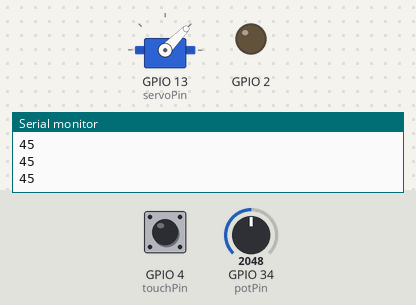
Simulated run of this sketch. Board: ESP32. On the bench: servo, output pins drawn as LEDs (lit = HIGH), the last lines printed to the serial monitor. Inputs (shaded band) come from the test bench; at power-on: GPIO 34 (potPin) = 2048, GPIO 4 (touchPin) HIGH.

Above: at 1.2 s.
1.3 s: GPIO 34 (potPin) set to 2866
At 2.1 s:
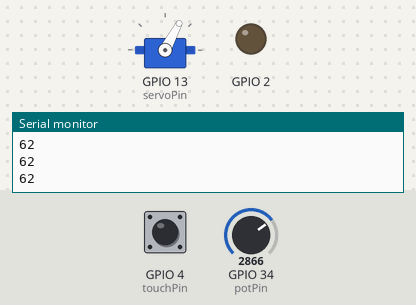
2.8 s: GPIO 4 (touchPin) pulled LOW for 0.15 s
At 3.3 s:
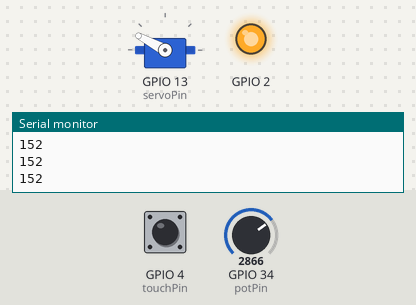
4.4 s: GPIO 34 (potPin) set to 3603
At 5.6 s:
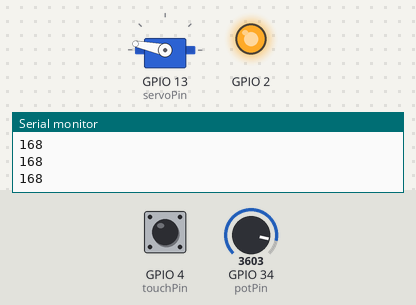
5.9 s: GPIO 4 (touchPin) pulled LOW for 1 s
At 7.1 s:
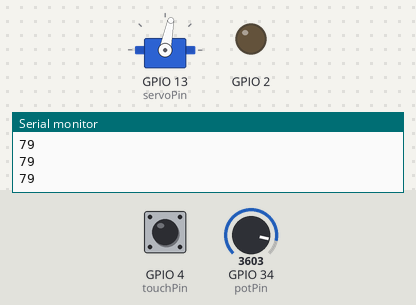
8.4 s: GPIO 34 (potPin) set to 4095
At 9.1 s:
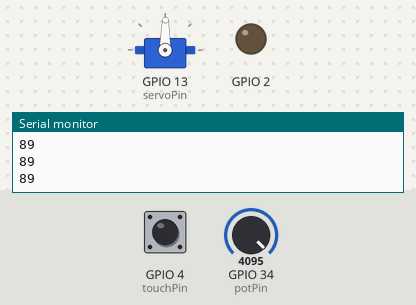
9.9 s: GPIO 4 (touchPin) pulled LOW for 0.15 s
At 10.3 s:
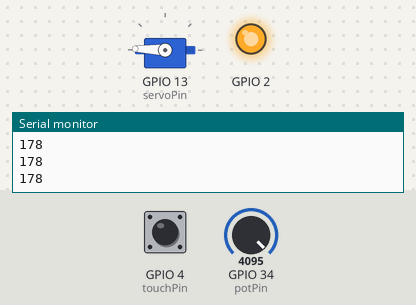
Timing chart, 0 to 12.5 s (numbered marks = the images above; inputs shaded):
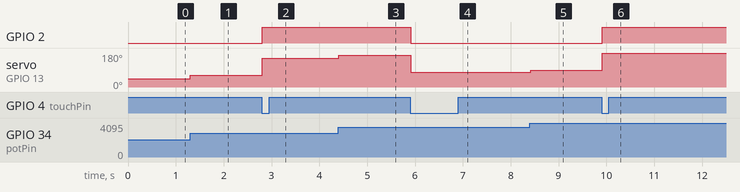

The sketch:

PWM_Control_ESP32.ino
```cpp
/*
Add a jumper on D4 for touch switch
this code can toggle the direction of the M3508 P16 motor with PWM using c620 ESC.
*/

#include <ESP32Servo.h>

Servo myservo;
int servoPin = 13;
int potPin = 34;
int ADC_Max = 4096;
int val;
int touchPin = 4;
int direction = 0;
int minRange = 0;
int maxRange = 90;
bool touchFlag = false;

void setup() {
  Serial.begin(115200);
  ESP32PWM::allocateTimer(0);
  ESP32PWM::allocateTimer(1);
  myservo.setPeriodHertz(50);
  myservo.attach(servoPin, 50, 5000);
  pinMode(2, OUTPUT);
}

void loop() {
  val = analogRead(potPin);
  val = map(val, 0, ADC_Max, minRange, maxRange);
  myservo.write(val);
  Serial.println(val);
  delay(100);

  if (touchRead(touchPin) < 30 && !touchFlag) {
    touchFlag = true;
    if (digitalRead(2) == LOW) {
      digitalWrite(2, HIGH);
      direction = 1;
      minRange = 90;
      maxRange = 179;
    } else {
      digitalWrite(2, LOW);
      direction = 0;
      minRange = 0;
      maxRange = 90;
    }
  } else if (touchRead(touchPin) >= 30) {
    touchFlag = false;
  }
}
```

Measured:
- after the input at 1.3 s, servo on GPIO 13 (servoPin): 45° → 62° at once
- after the input at 2.8 s, GPIO 2: LOW → HIGH at once; servo on GPIO 13 (servoPin): 62° → 152° at once
- after the input at 4.4 s, servo on GPIO 13 (servoPin): 152° → 168° at once
- after the input at 5.9 s, GPIO 2: HIGH → LOW at once; servo on GPIO 13 (servoPin): 168° → 79° at once
- after the input at 8.4 s, servo on GPIO 13 (servoPin): 79° → 89° at once
- after the input at 9.9 s, GPIO 2: LOW → HIGH at once; servo on GPIO 13 (servoPin): 89° → 178° at once
